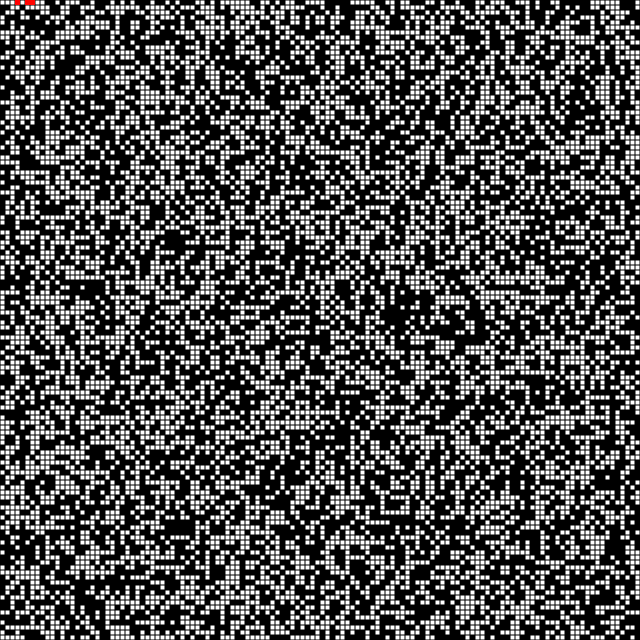
Frame 1 (no input)
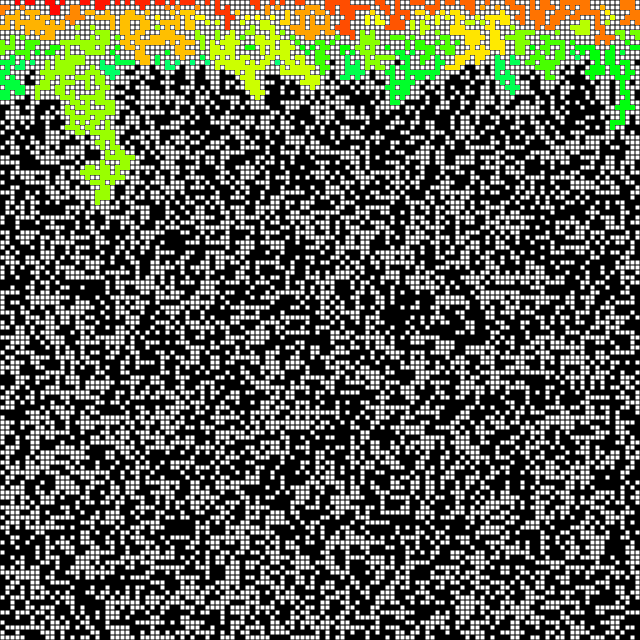
Frame 60 (no input)
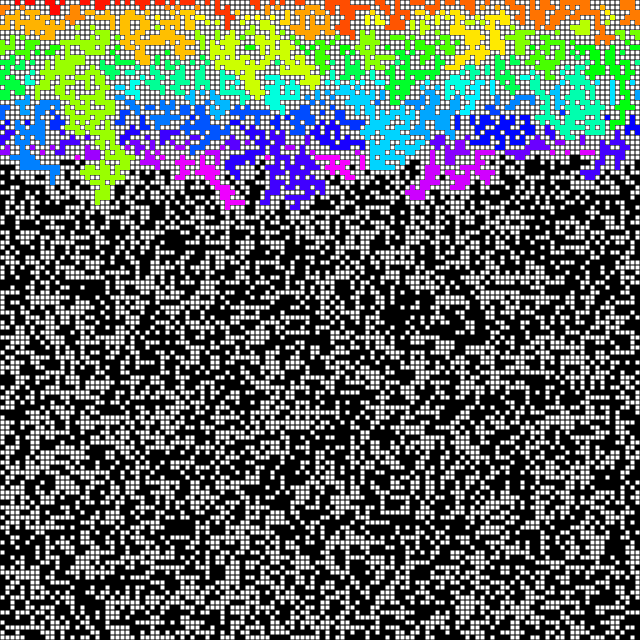
Frame 120 (the mouse pressed at the canvas centre since frame 60)

The p5.js sketch that drew these frames (run headless with seeded random() and noise() and a simulated clock; from frame 60 on, the mouse is pressed at the canvas centre):

// p5.js sketch
// ── sketch.js
// Advent of Code 2017 Day 14
// https://adventofcode.com/2017/day/14
// Solution by @ednl https://github.com/ednl

const key = "hxtvlmkl";  // my puzzle input
const disksize = 128;    // width and height of the grid
const gridsize = 5;      // pixel width and height of grid cells
const maxhue = 360;      // hue cycles through how many values
const speedup = 5;       // do how many regions per draw() loop (>= 1)

let disk;
let x = 0;
let y = 0;
let regions = 0;
let hue = 0;
let stack = [];
let divRegions;

// Hashing function from AoC 2017 day 10
// https://adventofcode.com/2017/day/10
function knot(lenstr)
{
    const rounds = 64;
    const hlen = 256;
    let hash = new Array(hlen);
    for (let i = 0; i < hlen; ++i) {
        hash[i] = i;
    }
    let pos = 0;
    let skip = 0;
    lengths = new Array(lenstr.length);
    for (let i = 0; i < lenstr.length; ++i) {
      lengths[i] = lenstr.charCodeAt(i);
    }
    lengths = lengths.concat([17, 31, 73, 47, 23]);
    for (let loop = 0; loop < rounds; ++loop) {
        for (const len of lengths) {
            let i = pos;
            let j = pos + len - 1;
            while (i < j) {
                p = i % hlen;
                q = j % hlen;
                const tmp = hash[p];
                hash[p] = hash[q];
                hash[q] = tmp;
                i++;
                j--;
            }
            pos += len + skip;
            skip++;
        }
    }
    let a = new Array(16 * 8);  // 16 bytes
    let k = 0;
    for (let i = 0; i < hlen; i += 16) {
        let x = 0;
        for (let j = 0; j < 16; ++j) {
          x ^= hash[i + j];
        }
        let bit = 128;  // 8-bit conversion
        while (bit) {
            a[k++] = x & bit ? 1 : 0;
            bit >>= 1;
        }
    }
    return a;
}

function setup()
{
    // Screen layout
    createCanvas(disksize * gridsize, disksize * gridsize);
    strokeWeight(1);

    let divTitle = createDiv('Advent of Code 2017 Day 14: Disk Defragmentation');
    let divBits = createDiv('Bits: 0');
    divRegions = createDiv('Regions: 0');
    let divLink = createDiv(
        '<br /><a href="https://adventofcode.com/2017/day/14" target="_blank">puzzle</a>'
        + ' | <a href="https://github.com/ednl/defrag/blob/main/sketch.js" target="_blank">code</a>'
        + ' | <a href="https://ednl.github.io/" target="_blank">github</a>'
        + ' | <a href="https://twitter.com/ednl" target="_blank">twitter</a>');
    divTitle.style('font', 'bold 22px Verdana');
    divBits.style('font', '20px Verdana');
    divRegions.style('font', '20px Verdana');
    divLink.style('font', '12px Verdana');

    // Advent of Code 2017 day 14 part 1
    disk = new Array(disksize);
    let bits = 0;
    for (let i = 0; i < disksize; ++i) {
        s = key + '-' + i;
        disk[i] = knot(s);
        for (let j = 0; j < disksize; ++j) {
            bits += disk[i][j];
        }
    }
    // Updating while calculating each row not necessary because too quick
    // *and* not possible here anyway, because no draw() looping yet
    divBits.html('Part 1: bits on disk = ' + bits);
    console.log("Part 1: bits on disk = " + bits);

    // Draw grid
    stroke(0);
    noFill();
    for (let i = 0; i <= disksize; ++i) {
        const p = i * gridsize;
        line(0, p, disksize * gridsize, p);
        line(p, 0, p, disksize * gridsize);
    }

    // Draw pattern (seperately because different settings)
    noStroke();
    fill(0);
    for (let i = 0; i < disksize; ++i) {
        const p = i * gridsize;
        for (let j = 0; j < disksize; ++j) {
            const q = j * gridsize;
            if (disk[i][j] == 1) {
                rect(q, p, gridsize, gridsize);
            }
        }
    }

    // Set colour mode for linear hue cycling
    colorMode(HSB, maxhue, 100, 100);
}

// Advent of Code 2017 day 14 part 2
function draw()
{
    for (let loop = 0; loop < speedup; ++loop) {
        if (stack.length) {
            // Fill in the whole region with DFS algorithm
            while (stack.length) {
                const coor = stack.pop();
                const i = coor[0];
                const j = coor[1];
                disk[i][j] = 0;  // prevent this cell from being used again
                rect(j * gridsize, i * gridsize, gridsize, gridsize);
                if (i > 0 && disk[i - 1][j] == 1) {
                    stack.push([i - 1, j]);
                }
                if (j < disksize - 1 && disk[i][j + 1] == 1) {
                    stack.push([i, j + 1]);
                }
                if (j > 0 && disk[i][j - 1] == 1) {
                    stack.push([i, j - 1]);
                }
                if (i < disksize - 1 && disk[i + 1][j] == 1) {
                    stack.push([i + 1, j]);
                }
            }
        } else if (y < disksize) {
            // Find the next separate region
            while (y < disksize && disk[y][x] != 1) {
                x++;
                if (x == disksize) {
                    x = 0;
                    y++;
                }
            }
            if (y < disksize && disk[y][x] == 1) {
                // Next region found, give update
                regions++;
                divRegions.html('Part 2: regions on disk = ' + regions);
                stack.push([y, x]);
                fill(hue++, 100, 100);
                if (hue == maxhue) {
                    hue = 0;
                }
            }
        }
    }
    if (stack.length == 0 && y == disksize) {
        // Done
        console.log("Part 2: regions on disk = " + regions);
        noLoop();
    }
}
